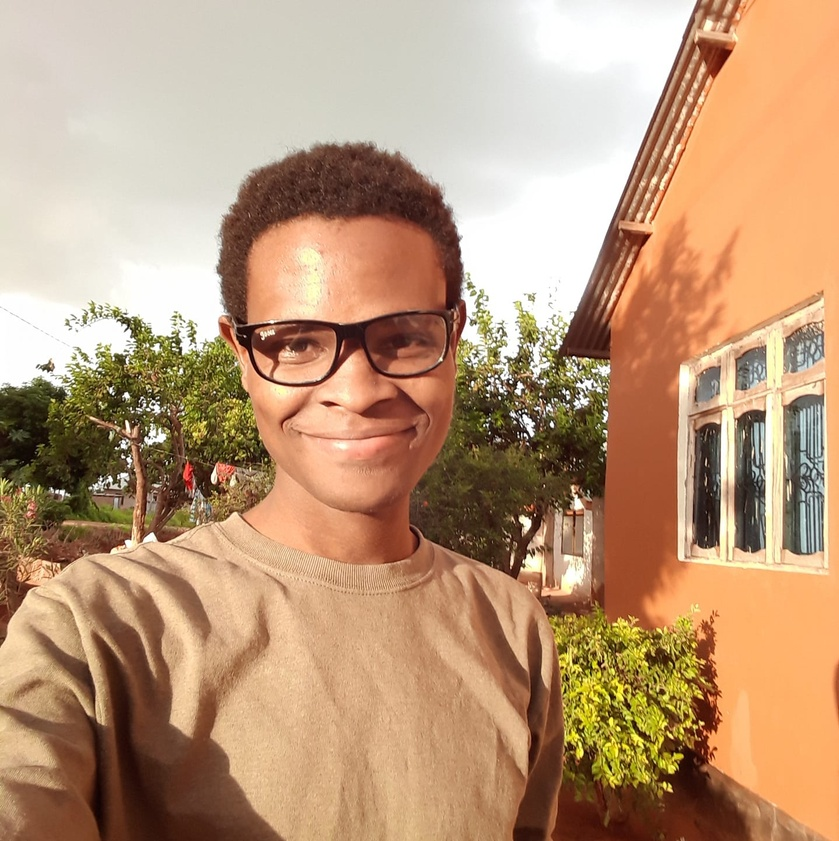
#> input picture face/input_image.jpg, 839 x 841 px, shrunk from 1438 x 1440 before the run
$ jupyter execute simple_face_detect.ipynb
#> lines starting #> are read from the running program, lines starting #| are printed output that depends on the picture; after the words box and inside, x2 and y2 are one past the last pixel; in counts of white or black regions, pixels touching at a corner belong together
[cell 1]
import cv2

cv_model_file = 'models/haarcascade_frontalface_default.xml'

# Load a pre-trained face detection model (e.g., Haar Cascade or dlib)
face_cascade = cv2.CascadeClassifier(cv_model_file)

# Load an image for face detection
image = cv2.imread('input_image.jpg')
#> image is the input picture: shape (841, 839, 3); mean B, G, R 121.1, 152.5, 187.7

# Convert the image to grayscale (required for face detection)
gray = cv2.cvtColor(image, cv2.COLOR_BGR2GRAY)
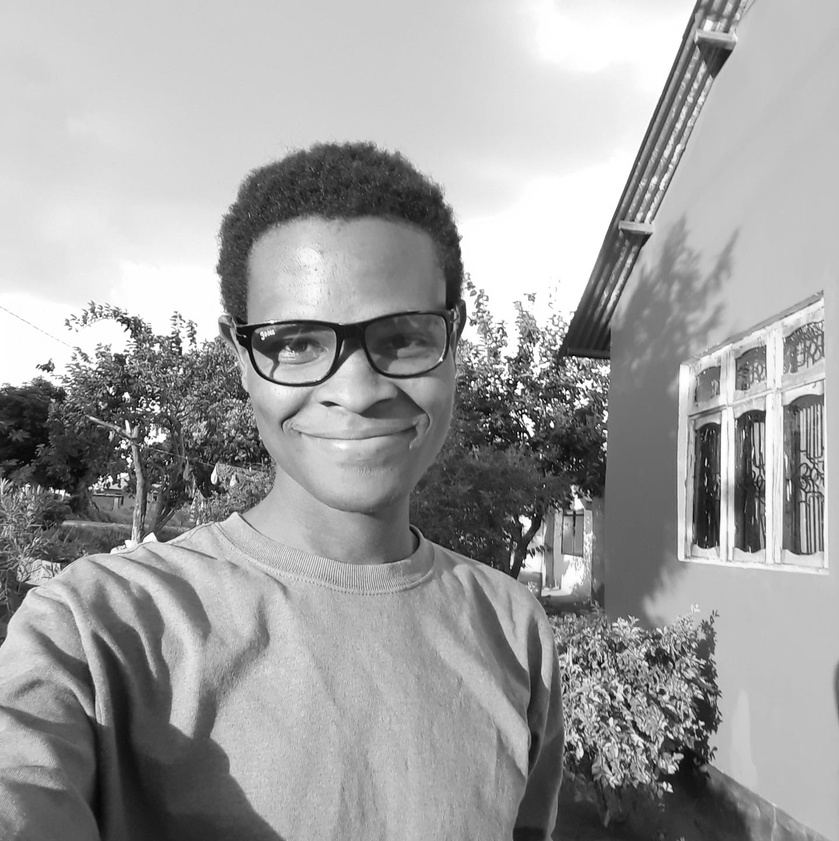
#> gray: shape (841, 839); min 0, max 255, mean 159.4

# Perform face detection
faces, scores, _ = face_cascade.detectMultiScale3(
    gray,
    scaleFactor=1.1,
    minNeighbors=5,
    outputRejectLevels=True
)
#> faces = [[222, 251, 236, 236], [139, 63, 400, 400]]; scores = [25, 25]

# Loop through the detected faces
for (x, y, w, h) in faces:
    # Draw a rectangle around the detected face
    cv2.rectangle(image, (x, y), (x + w, y + h), (0, 255, 0), 2)

    # Display the face number (you can replace this with any information)
    cv2.putText(image, 'Face', (x, y - 10), cv2.FONT_HERSHEY_SIMPLEX, 0.5, (0, 255, 0), 2)
#> this loop made 2 passes
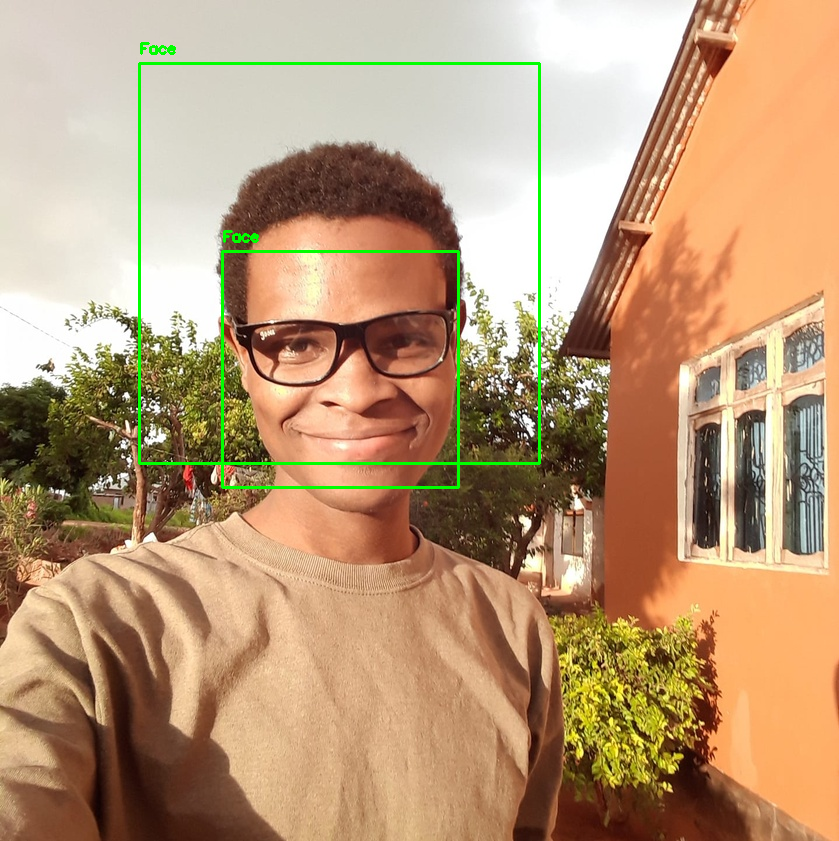
#> image: shape (841, 839, 3); 1.15% of pixels changed, all inside (x1, y1, x2, y2) = (138, 42, 541, 489)

# Display the image with detected faces
cv2.imshow('Face Detection', image)
cv2.waitKey(0)
cv2.destroyAllWindows()
